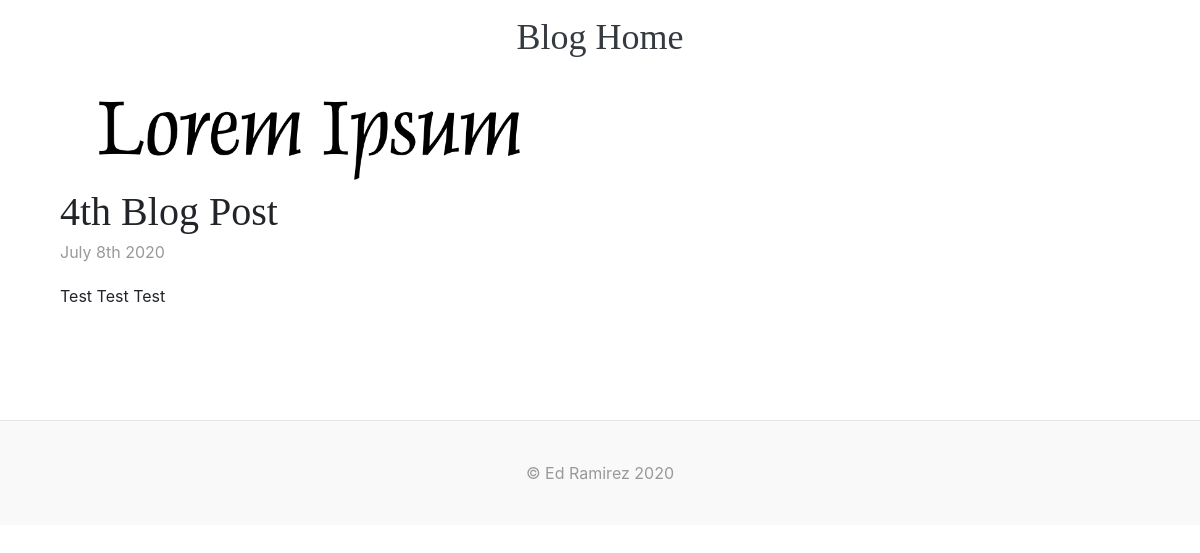
The app's page /blog/4/ with its own data.
### blog/models.py (models this page shows, shortened)
class Blog(models.Model):
    title = models.CharField(max_length=200)
    description = models.TextField(max_length=600)
    date = models.DateField()
    image = models.ImageField(upload_to='portfolio/images/')
    url = models.URLField(blank=True)

### blog/views.py (the view)
# urls.py: path('<int:blog_id>/', views.detail, name='detail'),
def detail(request, blog_id):
    blog = get_object_or_404(Blog, pk=blog_id)
    return render(request, 'blog/detail.html', {'blog':blog})

### blog/templates/blog/detail.html (shortened to what this page needs)
{% load static %}
{% block content %}
<!doctype html>
<html lang="en">
  <head>
    <link rel="stylesheet" href="https://stackpath.bootstrapcdn.com/bootstrap/4.5.0/css/bootstrap.min.css">
    <link href="{% static "portfolio/blog.css" %}" rel="stylesheet">
  </head>
  <body>
    <div class="container">
      <header class="mt-3 mb-3">
        <div class="row flex-nowrap justify-content-between align-items-center">
          <div class="col-4 pt-1">
          </div>
        <div class="col-4 text-center">
          <a href="{% url 'blog:all_blogs' %}" style="text-decoration: none"><h3 class="blog-header-logo text-dark">Blog Home</h3></a>
        </div>
        <br>
    </div>
  </header>
  <main role="main" class="container">
    <div class="row">
      <div class="col-md-8 blog-main">
      	<img src="{{ blog.image.url }}" class="img-fluid" alt="Responsive image" width="500" height="325">
  	    <br>
        <div class="blog-post">
          <h2 class="blog-post-title">{{ blog.title }}</h2>
          <p class="blog-post-meta">{{ blog.date|date:'F jS Y'}}  </p>
          <p>{{ blog.description|safe }}</p>
        </div>
      </div>
    </div>
  </main>
  </div>
  <br>
  <br>
  {% endblock %}
<footer class="blog-footer">
  <p class="container text-center">© Ed Ramirez {% now "Y"%}</p>
</footer>
</body>
</html>

### portfolio/static/portfolio/blog.css (style rules this page uses)
.blog-header-logo { font-family: "Playfair Display", Georgia, "Times New Roman", serif; font-size: 2.25rem; }
h1, h2, h3, h4, h5, h6 { font-family: "Playfair Display", Georgia, "Times New Roman", serif; }
.blog-post { margin-bottom: 4rem; }
.blog-post-title { margin-bottom: .25rem; font-size: 2.5rem; }
.blog-post-meta { margin-bottom: 1.25rem; color: #999; }
.blog-footer { padding: 2.5rem 0; color: #999; text-align: center; background-color: #f9f9f9; border-top: .05rem solid #e5e5e5; }
.blog-footer p:last-child { margin-bottom: 0; }

### records on screen
Blog: image (picture), title "4th Blog Post", date "July 8th 2020", description "Test Test Test"
